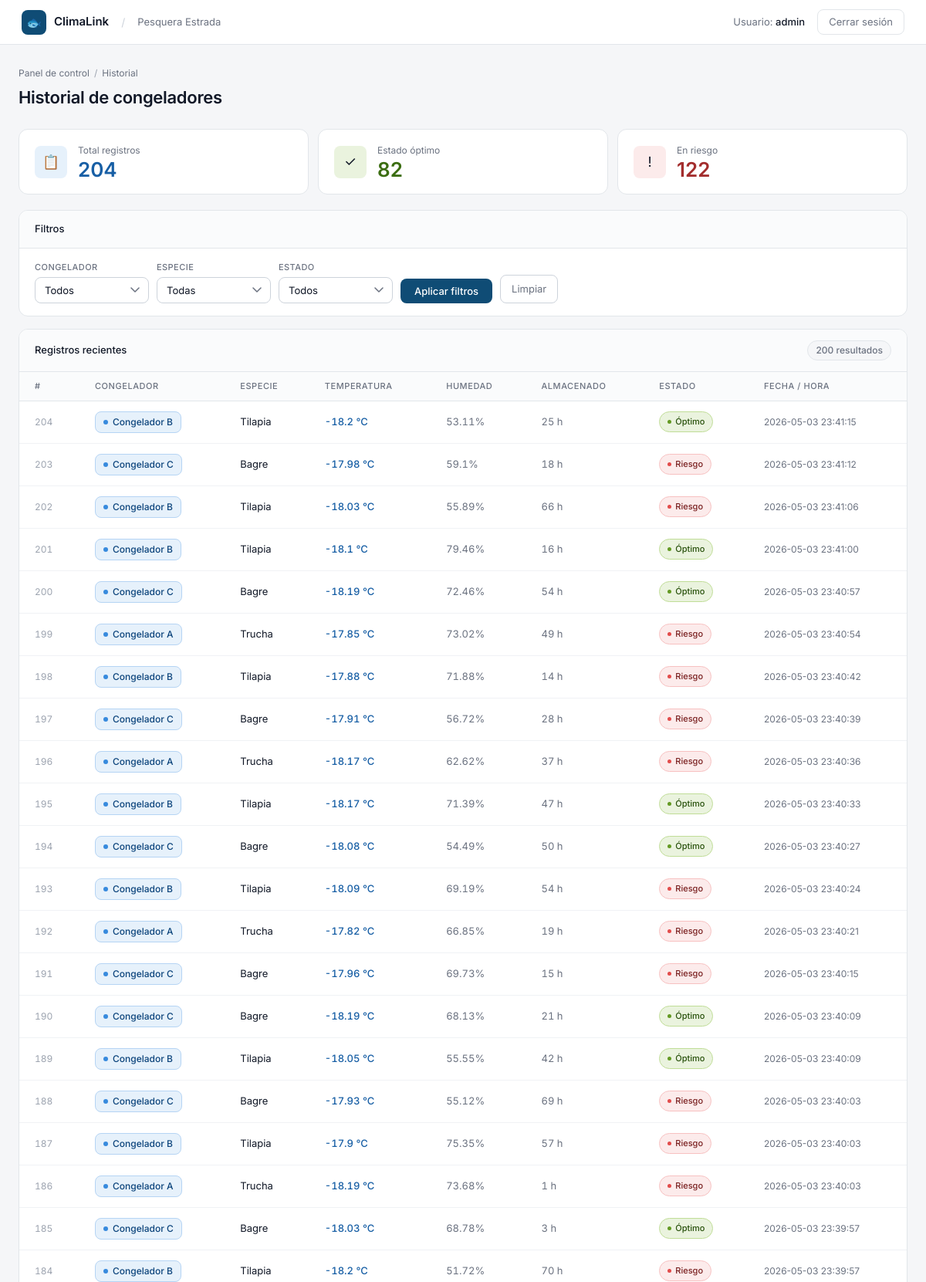
The app's page /historial (signed in, upper part) with its own data.
### tables this page shows
CREATE TABLE registros (
            id INTEGER PRIMARY KEY AUTOINCREMENT,
            congelador TEXT,
            temperatura REAL,
            humedad REAL,
            especie TEXT,
            tiempo INTEGER,
            estado TEXT,
            fecha TEXT
        );

### app.py (the view)
@app.route("/historial")
def historial():
    if "usuario" not in session:
        return redirect(url_for("login"))
    conn = get_db()
    congelador = request.args.get("congelador", "")
    especie = request.args.get("especie", "")
    estado = request.args.get("estado", "")
    query = "SELECT * FROM registros WHERE 1=1"
    params = []
    if congelador:
        query += " AND congelador = ?"
        params.append(congelador)
    if especie:
        query += " AND especie = ?"
        params.append(especie)
    if estado:
        query += " AND estado = ?"
        params.append(estado)
    query += " ORDER BY id DESC LIMIT 200"
    registros = conn.execute(query, params).fetchall()
    total = conn.execute("SELECT COUNT(*) FROM registros").fetchone()[0]
    riesgos = conn.execute("SELECT COUNT(*) FROM registros WHERE estado='RIESGO'").fetchone()[0]
    optimos = conn.execute("SELECT COUNT(*) FROM registros WHERE estado='OPTIMO'").fetchone()[0]
    conn.close()
    return render_template(
        "historial.html",
        registros=registros,
        total=total,
        riesgos=riesgos,
        optimos=optimos,
        filtro_congelador=congelador,
        filtro_especie=especie,
        filtro_estado=estado
    )

### app.py (called while the page is built)
def get_db():
    conn = sqlite3.connect(DB_PATH)
    conn.row_factory = sqlite3.Row
    return conn

### templates/historial.html (shortened to what this page needs)
<!DOCTYPE html>
<html lang="es">
<head>
</head>
<body>
<nav>
  <div class="brand">
    <div class="brand-icon">🐟</div>
    <span class="brand-name">ClimaLink</span>
    <span class="brand-sep">/</span>
    <span class="brand-sub">Pesquera Estrada</span>
  </div>
  <div class="nav-right">
    <span class="nav-user">Usuario: <strong>{{ session.usuario }}</strong></span>
    <a href="/logout" class="btn-logout">Cerrar sesión</a>
  </div>
</nav>
<main>
  <div class="page-header">
    <div class="breadcrumb">
      Panel de control <span>/</span> Historial
    </div>
    <h1 class="page-title">Historial de congeladores</h1>
  </div>
  <div class="stats">
    <div class="stat-card">
      <div class="stat-icon stat-icon-blue">📋</div>
      <div>
        <div class="stat-label">Total registros</div>
        <div class="stat-value stat-value-blue">{{ total }}</div>
      </div>
    </div>
    <div class="stat-card">
      <div class="stat-icon stat-icon-green">✓</div>
      <div>
        <div class="stat-label">Estado óptimo</div>
        <div class="stat-value stat-value-green">{{ optimos }}</div>
      </div>
    </div>
    <div class="stat-card">
      <div class="stat-icon stat-icon-red">!</div>
      <div>
        <div class="stat-label">En riesgo</div>
        <div class="stat-value stat-value-red">{{ riesgos }}</div>
      </div>
    </div>
  </div>
  <div class="card">
    <div class="card-header">
      <span class="card-title">Filtros</span>
    </div>
    <div class="filters-body">
      <form method="GET" action="/historial" style="display:flex;gap:10px;align-items:flex-end;flex-wrap:wrap;width:100%;">
        <div class="filter-group">
          <label>Congelador</label>
          <select name="congelador">
            <option value="">Todos</option>
          </select>
        </div>
        <div class="filter-group">
          <label>Especie</label>
          <select name="especie">
            <option value="">Todas</option>
          </select>
        </div>
        <div class="filter-group">
          <label>Estado</label>
          <select name="estado">
            <option value="">Todos</option>
          </select>
        </div>
        <button type="submit" class="btn-primary">Aplicar filtros</button>
        <a href="/historial" class="btn-secondary">Limpiar</a>
      </form>
    </div>
  </div>
  <div class="card">
    <div class="card-header">
      <span class="card-title">Registros recientes</span>
      <span class="count-pill">{{ registros|length }} resultado{{ 's' if registros|length != 1 else '' }}</span>
    </div>
    {% if registros %}
    <table>
      <thead>
        <tr>
          <th>#</th>
          <th>Congelador</th>
          <th>Especie</th>
          <th>Temperatura</th>
          <th>Humedad</th>
          <th>Almacenado</th>
          <th>Estado</th>
          <th>Fecha / Hora</th>
        </tr>
      </thead>
      <tbody>
        {% for r in registros %}
        <tr>
          <td class="td-id">{{ r['id'] }}</td>
          <td>
            <span class="cryo-tag">
              <span class="cryo-dot"></span>
              Congelador {{ r['congelador'] }}
            </span>
          </td>
          <td class="especie-cell">{{ r['especie'] }}</td>
          <td>
            <span class="temp {% if r['temperatura'] > -15 %}temp-warn{% else %}temp-ok{% endif %}">
              {{ r['temperatura'] }} °C
            </span>
          </td>
          <td class="td-num">{{ r['humedad'] }}%</td>
          <td class="td-num">{{ r['tiempo'] }} h</td>
          <td>
            {% if r['estado'] == 'OPTIMO' %}
              <span class="badge badge-optimo"><span class="bdot bdot-ok"></span>Óptimo</span>
            {% else %}
              <span class="badge badge-riesgo"><span class="bdot bdot-risk"></span>Riesgo</span>
            {% endif %}
          </td>
          <td class="td-date">{{ r['fecha'] if r['fecha'] else '—' }}</td>
        </tr>
        {% endfor %}
      </tbody>
    </table>
    {% else %}
    <table><tbody>
      <tr class="empty-row">
        <td colspan="8">Sin resultados para los filtros seleccionados.</td>
      </tr>
    </tbody></table>
    {% endif %}
  </div>
</main>
</body>
</html>

### records on screen
registros: id "204", congelador "B", especie "Tilapia", temperatura "-18.2", humedad "53.11", tiempo "25", estado "OPTIMO" (drawn), fecha "2026-05-03 23:41:15"
registros: id "203", congelador "C", especie "Bagre", temperatura "-17.98", humedad "59.1", tiempo "18", estado "RIESGO" (drawn), fecha "2026-05-03 23:41:12"
registros: id "202", congelador "B", especie "Tilapia", temperatura "-18.03", humedad "55.89", tiempo "66", estado "RIESGO" (drawn), fecha "2026-05-03 23:41:06"
registros: id "201", congelador "B", especie "Tilapia", temperatura "-18.1", humedad "79.46", tiempo "16", estado "OPTIMO" (drawn), fecha "2026-05-03 23:41:00"
registros: id "200", congelador "C", especie "Bagre", temperatura "-18.19", humedad "72.46", tiempo "54", estado "OPTIMO" (drawn), fecha "2026-05-03 23:40:57"
registros: id "199", congelador "A", especie "Trucha", temperatura "-17.85", humedad "73.02", tiempo "49", estado "RIESGO" (drawn), fecha "2026-05-03 23:40:54"
registros: id "198", congelador "B", especie "Tilapia", temperatura "-17.88", humedad "71.88", tiempo "14", estado "RIESGO" (drawn), fecha "2026-05-03 23:40:42"
registros: id "197", congelador "C", especie "Bagre", temperatura "-17.91", humedad "56.72", tiempo "28", estado "RIESGO" (drawn), fecha "2026-05-03 23:40:39"
registros: id "196", congelador "A", especie "Trucha", temperatura "-18.17", humedad "62.62", tiempo "37", estado "RIESGO" (drawn), fecha "2026-05-03 23:40:36"
registros: id "195", congelador "B", especie "Tilapia", temperatura "-18.17", humedad "71.39", tiempo "47", estado "OPTIMO" (drawn), fecha "2026-05-03 23:40:33"
registros: id "194", congelador "C", especie "Bagre", temperatura "-18.08", humedad "54.49", tiempo "50", estado "OPTIMO" (drawn), fecha "2026-05-03 23:40:27"
registros: id "193", congelador "B", especie "Tilapia", temperatura "-18.09", humedad "69.19", tiempo "54", estado "RIESGO" (drawn), fecha "2026-05-03 23:40:24"
registros: id "192", congelador "A", especie "Trucha", temperatura "-17.82", humedad "66.85", tiempo "19", estado "RIESGO" (drawn), fecha "2026-05-03 23:40:21"
registros: id "191", congelador "C", especie "Bagre", temperatura "-17.96", humedad "69.73", tiempo "15", estado "RIESGO" (drawn), fecha "2026-05-03 23:40:15"
registros: id "190", congelador "C", especie "Bagre", temperatura "-18.19", humedad "68.13", tiempo "21", estado "OPTIMO" (drawn), fecha "2026-05-03 23:40:09"
registros: id "189", congelador "B", especie "Tilapia", temperatura "-18.05", humedad "55.55", tiempo "42", estado "OPTIMO" (drawn), fecha "2026-05-03 23:40:09"
registros: id "188", congelador "C", especie "Bagre", temperatura "-17.93", humedad "55.12", tiempo "69", estado "RIESGO" (drawn), fecha "2026-05-03 23:40:03"
registros: id "187", congelador "B", especie "Tilapia", temperatura "-17.9", humedad "75.35", tiempo "57", estado "RIESGO" (drawn), fecha "2026-05-03 23:40:03"
registros: id "186", congelador "A", especie "Trucha", temperatura "-18.19", humedad "73.68", tiempo "1", estado "RIESGO" (drawn), fecha "2026-05-03 23:40:03"
registros: id "185", congelador "C", especie "Bagre", temperatura "-18.03", humedad "68.78", tiempo "3", estado "OPTIMO" (drawn), fecha "2026-05-03 23:39:57"
registros: id "184", congelador "B", especie "Tilapia", temperatura "-18.2", humedad "51.72", tiempo "70", estado "RIESGO" (drawn), fecha "2026-05-03 23:39:57"

### other values on screen
{{ session.usuario }} "admin"
{{ total }} "204"
{{ optimos }} "82"
{{ riesgos }} "122"
{{ registros|length }} "200"
{{ 's' if registros|length != 1 else '' }} "s"
